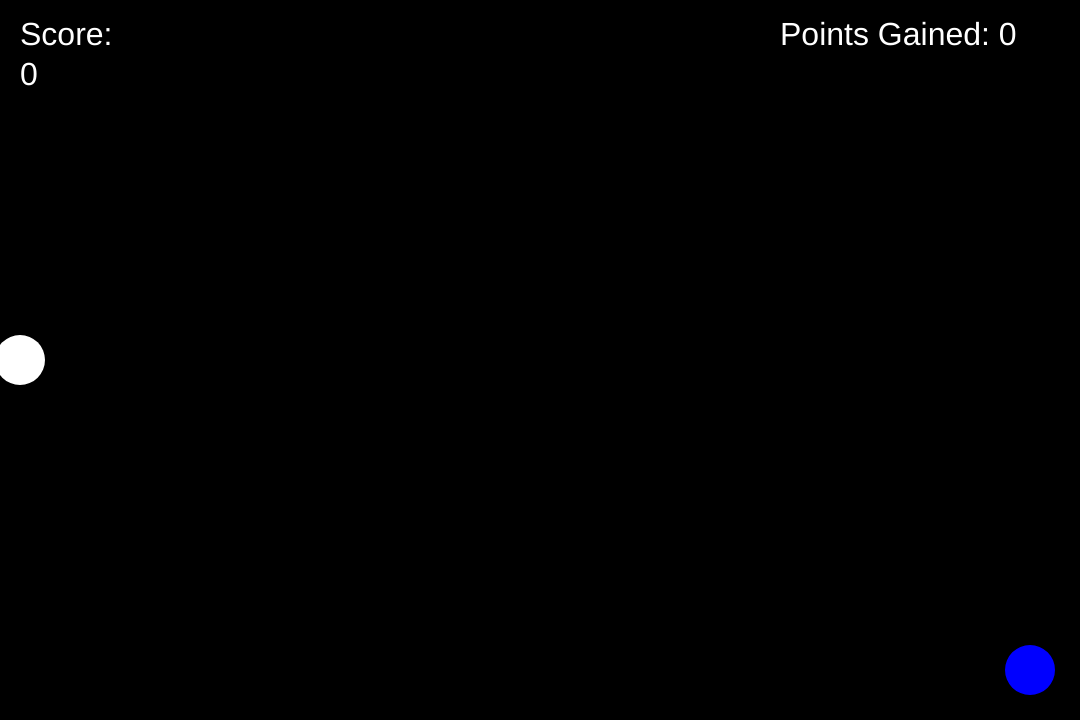
Frame 1 (no input)
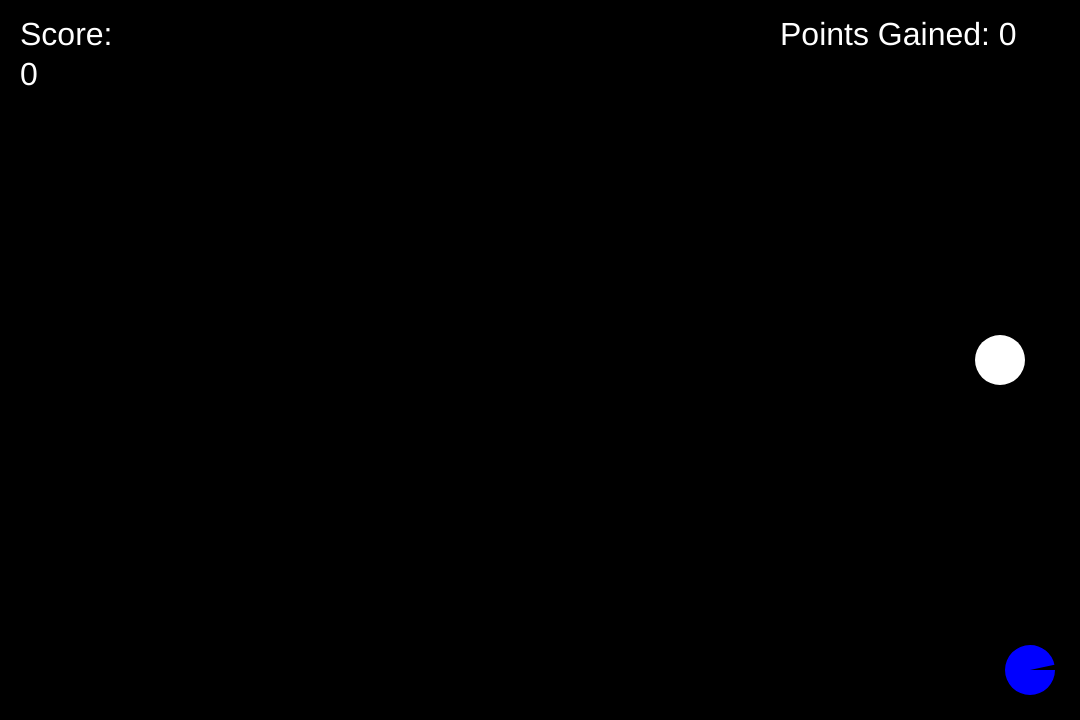
Frame 60 (no input)
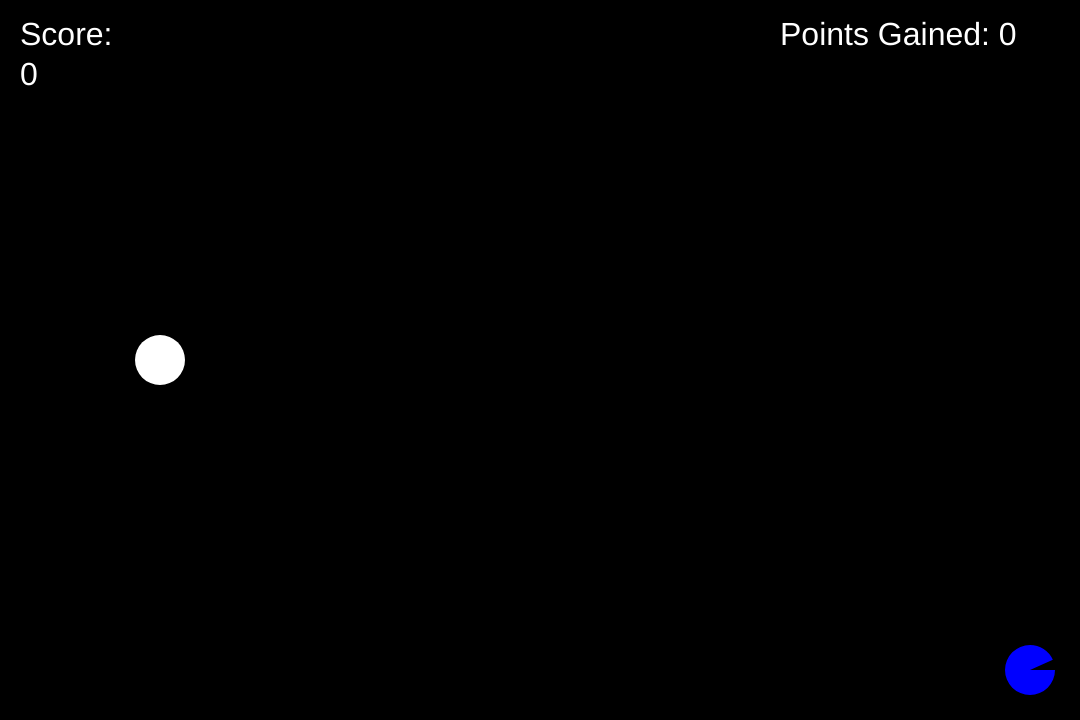
Frame 120 (the mouse pressed at the canvas centre since frame 60)

The p5.js sketch that drew these frames (run headless with seeded random() and noise() and a simulated clock; from frame 60 on, the mouse is pressed at the canvas centre):

// p5.js sketch
// ── sketch.js
// From: https://editor.p5js.org/svo01/present/sagoMRxg5
// Stefan Vo - LineGame_Assignment2 converted to p5.js

var isClicked;
var gameOver;
let score = 0;
let scoreIncrement = 100;
let pointsGained = 0;
let timer = 30;

let originX = 0;
let originY = 0;

let circlePosX = 0;
let circleWidth = 50;
let circleSpeed = 1000;

var marginLower;
var marginBottom;
var marginUpper;
var marginTop;

let cTimeFade = 30 * 1;
let cFadeRate = 255 / cTimeFade;

let cAlpha = 255;
let cWidth = 0;
let canDrawRing = false;

var mousePos;

/*

INSTRUCTIONS:
-Click to drop the first end of a line, then click again somewhere else to drop the second end.
-Score by placing the second point of the line on the opposite vertical end of the screen.
-The longer the line, the better your score!  But you only have 30 seconds to score as much as you can!
-Also make sure your line doesn't touch the moving circle!

*/

function setup() {
  createCanvas(1080, 720);
  background(0);

  //sets up margins for scoring multipliers
  marginLower = 4 * (height / 6) - circleWidth / 2;
  marginBottom = 5 * (height / 6) - circleWidth / 2;
  marginUpper = 2 * (height / 6) + circleWidth / 2;
  marginTop = height / 6 + circleWidth / 2;

  //by default isClicked is false
  isClicked = false;

  //the game is not over
  gameOver = false;
}

function draw() {
  background(0);

  //shows text for score and most recent amount of points gained
  fill(255);
  textSize(32);
  noStroke();
  text("Score: " + score, 20, 20, 100, 100);
  text("Points Gained: " + pointsGained, width - 300, 20, width - 20, 100);

  //checks if the game isn't over
  if (gameOver == false) {
    //moves the circle back and forth
    MoveCircle();

    //checks if the player has clicked previously
    if (isClicked == true) {
      //draws a line
      strokeWeight(50);
      stroke(255, 51, 153);
      line(originX, originY, mouseX, mouseY);

      //checks if the circle is within a proximity of the line on the x axis
      if (abs(circlePosX - mouseX) <= circleWidth / 2) {
        //checks if the line has crossed over the screen on the y axis
        if (
          (mouseY > height / 2 + circleWidth / 2 && originY < height / 2) ||
          (mouseY < height / 2 - circleWidth / 2 && originY > height / 2)
        ) {
          //deletes the line
          isClicked = false;
        }
      }
    }

    //checks if the ring can be drawn
    if (canDrawRing == true) {
      //draws the ring using the last mouse position
      DrawClickRing(mousePos);
    }

    //updates timer
    drawTimer();
  }
}

function mouseClicked() {
  //checks if the game is over
  if (gameOver == false) {
    //checks if the ring cannot be drawn
    if (canDrawRing == false) {
      //sets up being able to draw the ring
      mousePos = createVector(mouseX, mouseY);
      canDrawRing = true;
    } else {
      //sets up being able to draw the ring
      mousePos = createVector(mouseX, mouseY);
      cAlpha = 255;
      cWidth = 0;
    }

    //checks if the player had not clicked yet
    if (isClicked == false) {
      //the player has clicked
      isClicked = true;

      //records where the player clicked
      originX = mouseX;
      originY = mouseY;
    }

    //checks if the player had previously clicked
    else {
      //the player can now click again to make a new starting point
      isClicked = false;

      //checks if the player clicked at the opposite end of the screen
      if (
        (originY < mouseY && mouseY > height / 2 && originY < height / 2) ||
        (originY > mouseY && mouseY < height / 2 && originY > height / 2)
      ) {
        //adds to score based on multiplier
        score += round(MultiplyScore(mouseY));
        //displays most recent amount of points gained
        pointsGained = round(MultiplyScore(mouseY));
      }
    }
  }
}

//moves circle back and forth
function MoveCircle() {
  //checks if the circle hits either edge of the screen
  if (circlePosX < 0 || circlePosX > width) {
    //reverses speed of the circle
    circleSpeed = -circleSpeed;
  }

  //moves the circle
  circlePosX += circleSpeed * 0.02;

  //visually formats the circle
  noStroke();
  fill(255);
  //draws the circle
  ellipse(circlePosX, height / 2, circleWidth, circleWidth);
}

//multiplies score based on position of the mouse
function MultiplyScore(pos) {
  let finalScore = 0;
  let zoneMultiplier = 1;
  //sets up multiplier based on how long the line is
  let lengthMultiplier = 1 + abs(pos - originY) / height;

  //checks if the second end of the line is in the bottom half of the screen and if the origin is towards the top
  if (pos > height / 2 && originY < height / 2) {
    //checks if the second end is above the lower margin
    if (pos <= marginLower) {
      zoneMultiplier = 1;
    }

    //checks if the second end is above the lower margin, but below the bottom-most margin
    else if (pos > marginLower && pos < marginBottom) {
      zoneMultiplier = 2;
    }

    //checks if the second end is below the bottom most margin
    else if (pos >= marginBottom) {
      zoneMultiplier = 3;
    }
  }

  //checks if the second end of the line is in the upper half of the screen and the origin is in the bottom half
  else if (pos < height / 2 && originY > height / 2) {
    //checks if the second end is below the upper margin
    if (pos > marginUpper) {
      zoneMultiplier = 1;
    }

    //checks if the second end is above the upper margin, but below the top margin
    else if (pos <= marginUpper && pos > marginTop) {
      zoneMultiplier = 2;
    }

    //checks if the second end is above the top margin
    else if (pos <= marginTop) {
      zoneMultiplier = 3;
    }
  }

  //calculates final score with multipliers
  finalScore = round(scoreIncrement * zoneMultiplier * lengthMultiplier);

  //returns multliplied score
  return finalScore;
}

//draws timer
function drawTimer() {
  var timeLeft;

  //sets up timer shape
  fill(0, 0, 255);
  noStroke();

  //checks if the game isn't over
  if (gameOver == false) {
    //updates the timer based on how much time is left
    timeLeft = 2 * PI * (float(timer - millis() / 1000) / timer);
  } else {
    timeLeft = 0;
  }

  //draws timer
  arc(width - 50, height - 50, 50, 50, 0, timeLeft, PIE);

  //checks if the timer runs out
  if (millis() / 1000 >= timer) {
    //the game is now over
    gameOver = true;
  }
}

//draws feedback ring
function DrawClickRing(pos) {
  noFill();
  stroke(255, 255);
  strokeWeight(25);

  cAlpha -= cFadeRate;
  cWidth += cFadeRate;

  //checks if the alpha is less than or equal to 0
  if (cAlpha <= 0) {
    //resets width and alpha
    cAlpha = 255;
    cWidth = 0;

    //resets condition to draw the ring
    canDrawRing = false;
  }

  //checks if the alpha is greater than 0
  else {
    //draws new circle and fades it out
    stroke(255, cAlpha);
    ellipse(pos.x, pos.y, cWidth, cWidth);
  }
}

// ── style.css
html, body {
  margin: 0;
  padding: 0;
  background: #000;
  display: flex;
  align-items: center;
  justify-content: center;
  height: 100vh;
}
canvas {
  display: block;
}
